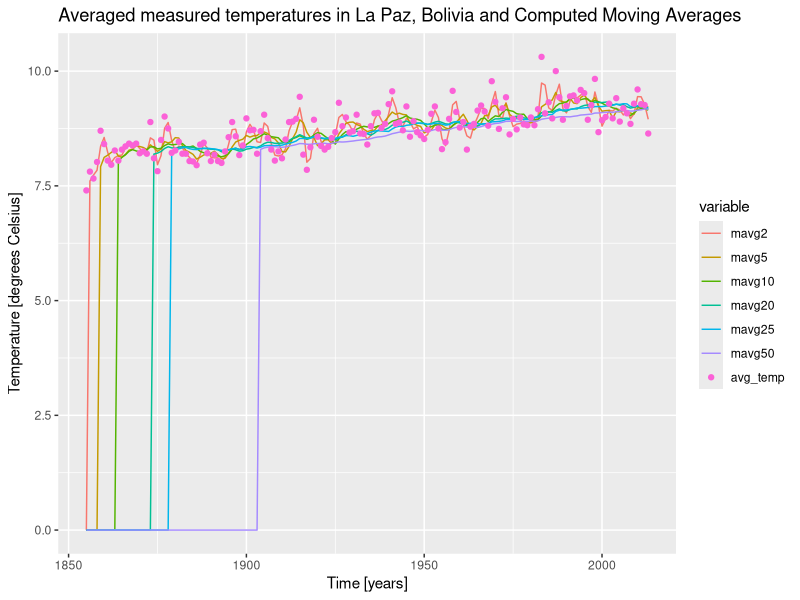
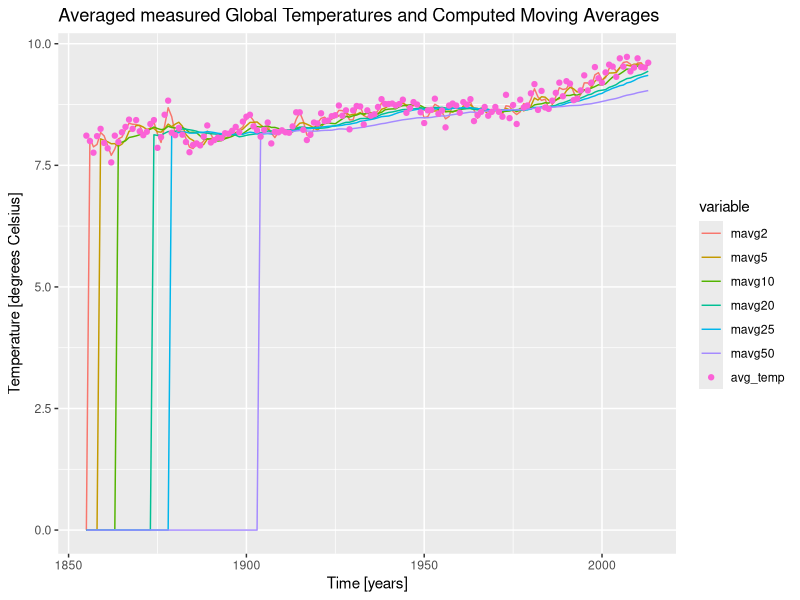
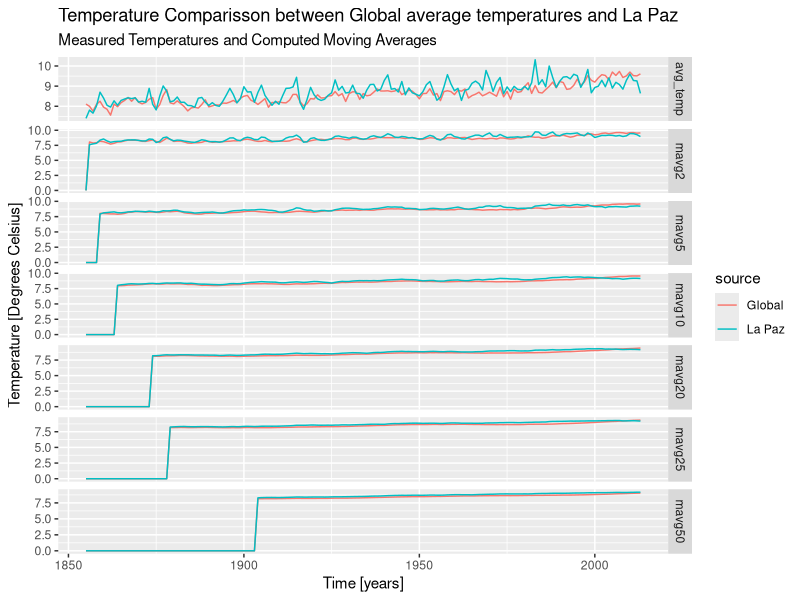

Write the R code that produced these figures, in order.
## ---- chunk 1
knitr::opts_chunk$set(echo = TRUE)
## ---- chunk 2
global_data <- read.csv(file = "Global_Weather.csv", header = TRUE, sep = ",")

lapaz_data <- read.csv(file = "LaPaz_Weather.csv", header = TRUE, sep = ",")
## ---- chunk 3
#table sizes

dim(global_data)

dim(lapaz_data)

#table details

str(global_data)

str(lapaz_data)
## ---- chunk 4
#compute the moving average for a number of time ranges

n <- c(2, 5, 10, 20, 25, 50)

#moving averages for La Paz city

for (i in 1:length(n)){
  column_name <- paste("mavg", n[i], sep = "")
  new_data <- rep(0, nrow(lapaz_data))
  for (j in 1:(nrow(lapaz_data)-n[i]+1)){
    new_data[j+n[i]-1] <- sum(lapaz_data$avg_temp[j:(j+n[i]-1)])/n[i]
  }
  lapaz_data[ , ncol(lapaz_data) + 1] <- new_data
  colnames(lapaz_data)[ncol(lapaz_data)] <- column_name
}


#moving average for global data

for (i in 1:length(n)){
  column_name <- paste("mavg", n[i], sep = "")
  new_data <- rep(0, nrow(global_data))
  for (j in 1:(nrow(global_data)-n[i]+1)){
    new_data[j+n[i]-1] <- sum(global_data$avg_temp[j:(j+n[i]-1)])/n[i]
  }
  global_data[ , ncol(global_data) + 1] <- new_data
  colnames(global_data)[ncol(global_data)] <- column_name
}
## ---- chunk 5
head(lapaz_data)

head(global_data)
## ---- chunk 6
#a new dataframe is created, with the following  columns: year, source, variable, value

library(reshape2)

lapaz_computeddata <- melt(lapaz_data, id = c("year", "city", "country"))

#rename the column names
names(lapaz_computeddata) <- c("year", "source", "country", "variable", "value")

#drop the column "country" because is no longer necessary

lapaz_computeddata <- subset(lapaz_computeddata, select = c("year", "source", "variable", "value"))

#we do the same for the global dataframe

global_computeddata <- melt(global_data, id = c("year"))

#add the column "source

global_computeddata$source <- "Global"

#reorder the DataFrame 

global_computeddata <- global_computeddata[ , c(1, 4, 2, 3)]

#bind both dataframes

alldata <- rbind(lapaz_computeddata, global_computeddata)
## ---- chunk 7
library(ggplot2)
library(dplyr)
## ---- chunk 8
lapaz_avg_temp <- lapaz_computeddata %>% filter(variable == "avg_temp")

lapaz_computeddata %>% filter(variable != "avg_temp") %>% 
  ggplot (aes(x = year, y = value, color = variable)) + 
  geom_line() +
  geom_point(data = lapaz_avg_temp, aes(x = year, y = value)) +
  ggtitle("Averaged measured temperatures in La Paz, Bolivia and Computed Moving Averages") +
  xlab("Time [years]") +
  ylab("Temperature [degrees Celsius]")
## ---- chunk 9
global_avg_temp <- global_computeddata %>% filter(variable == "avg_temp")

global_computeddata %>% filter(variable != "avg_temp") %>%
  ggplot(aes(x = year, y = value, color = variable)) +
  geom_line() +
  geom_point(data = global_avg_temp, aes(x = year, y = value)) +
  ggtitle("Averaged measured Global Temperatures and Computed Moving Averages") +
  xlab("Time [years]") + 
  ylab("Temperature [degrees Celsius]")
## ---- chunk 10
alldata %>% ggplot( aes(x = year, y =value, color = source)) +
  geom_line() + 
  facet_grid(variable~., scales = "free") +
  ggtitle("Temperature Comparisson between Global average temperatures and La Paz", subtitle = "Measured Temperatures and Computed Moving Averages") +
  xlab("Time [years]") + 
  ylab("Temperature [Degrees Celsius]")
## ---- chunk 11

